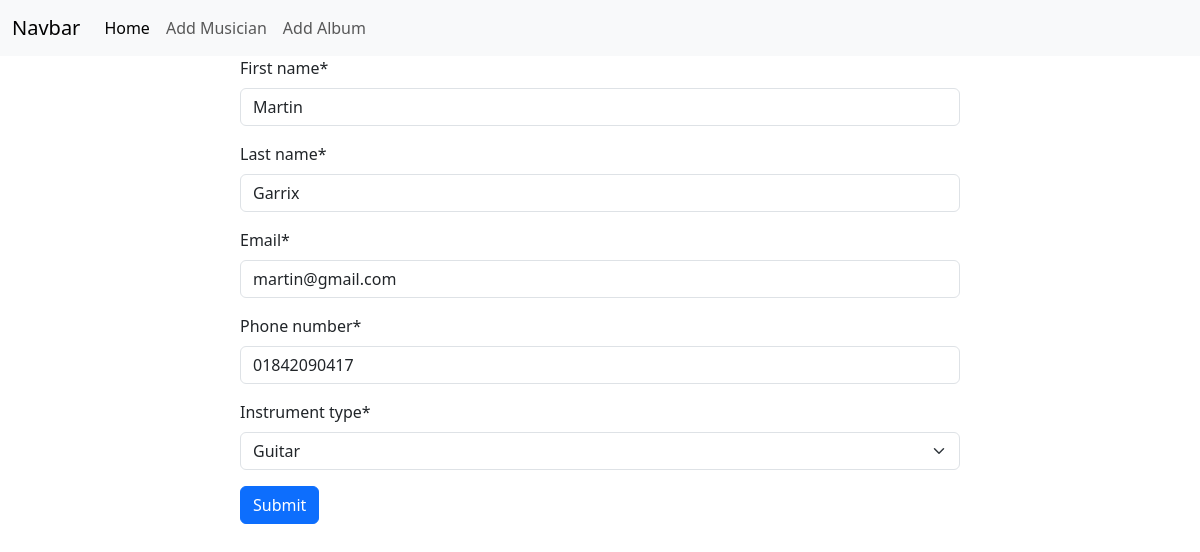
Page /musician/edit/6 on the committed database.
### musician/models.py (models this page shows, shortened)
class MusicianModel(models.Model):
    CHOICES = [
        ('Piano', 'Piano'),
        ('Guitar', 'Guitar'),
        ('Drums', 'Drums'),
        ('Violin', 'Violin'),
    ]
    first_name = models.CharField(max_length=50)
    last_name = models.CharField(max_length=50)
    email = models.EmailField()
    phone_number = models.CharField(max_length=11)
    instrument_type = models.CharField(max_length=50, choices=CHOICES)

### musician/views.py (the view)
# urls.py: path('edit/<int:id>', views.edit_musician, name='edit_musician'),
def edit_musician(req, id):
    musician = models.MusicianModel.objects.get(pk=id)
    if req.method=='POST':
        form = forms.MusicianForm(req.POST, instance=musician)
        if form.is_valid():
            form.save()
            return redirect('home')
    else:
        form = forms.MusicianForm(instance=musician)
    return render(req, './musician/add_musician.html', {'form':form})

### musician/forms.py
class MusicianForm(forms.ModelForm):
    class Meta:
        model = models.MusicianModel
        fields = '__all__'

### musician/templates/musician/add_musician.html (shortened to what this page needs)
{% extends "base.html" %}
{% load crispy_forms_tags %}
{% block content %}
<form method='POST' style='width:60%; margin: auto;'>
    {{form|crispy}}
    <button type="submit" class='btn btn-primary'>Submit</button>
</form>
{% endblock content %}

### rows in the picture
MusicianModel: first_name "Martin", last_name "Garrix", email "martin@gmail.com", phone_number "01842090417", instrument_type "Guitar"
